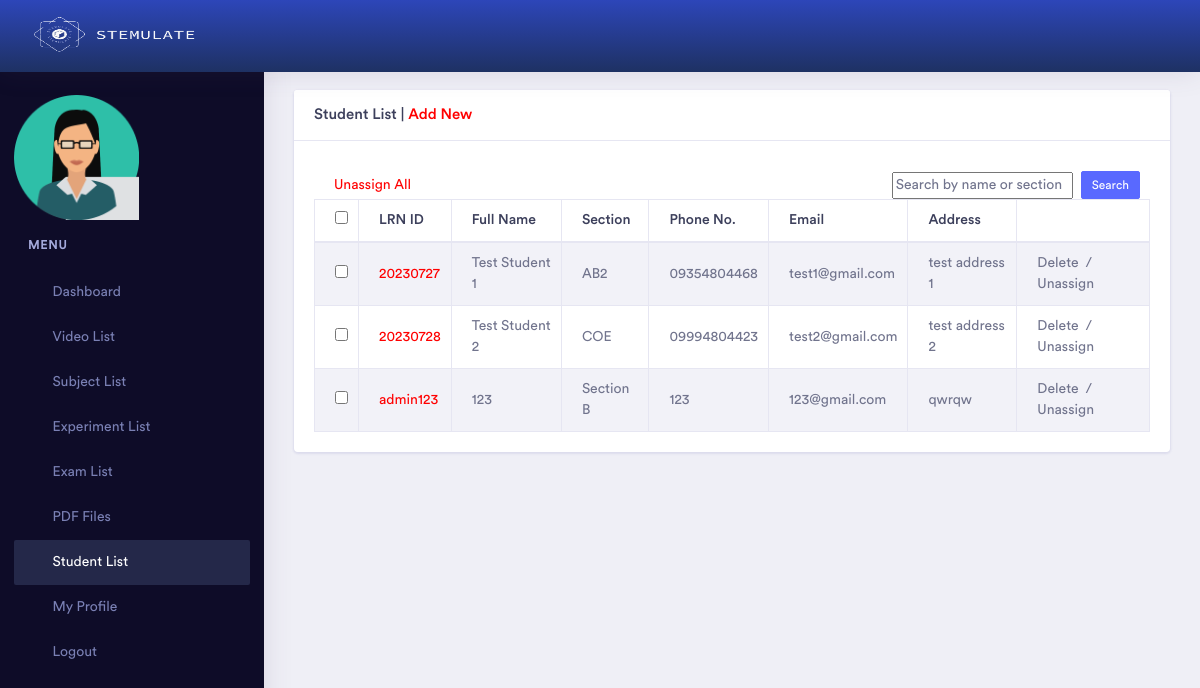
/admin/student_list.php (signed in), run on an earlier commit of the app's database.
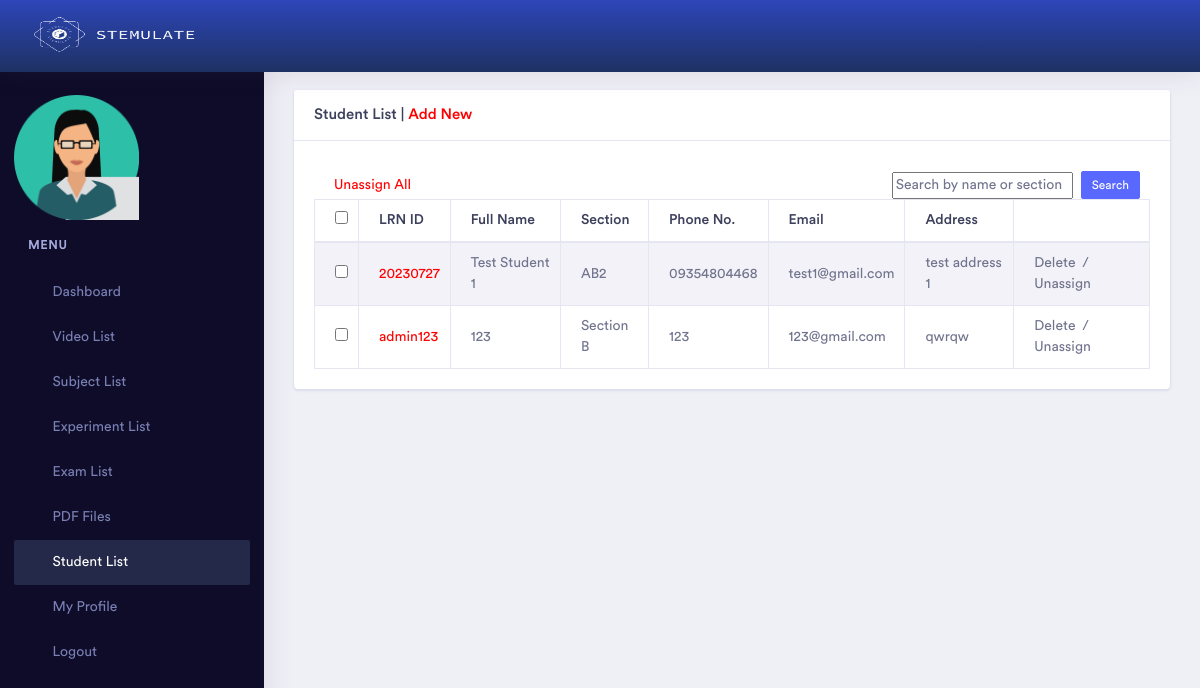
And on a later commit of the database.
### tables this page shows
CREATE TABLE `student` (
  `id` int(11) NOT NULL,
  `studentid` varchar(255) NOT NULL,
  `name` varchar(255) NOT NULL,
  `dept` varchar(255) NOT NULL,
  `phoneno` varchar(100) NOT NULL,
  `email` varchar(255) NOT NULL,
  `pass` varchar(255) NOT NULL,
  `address` varchar(255) NOT NULL,
  `status` int(11) NOT NULL,
  `designation` int(11) NOT NULL,
  `image` blob DEFAULT NULL,
  `conPerson` varchar(255) DEFAULT NULL,
  `conNumber` varchar(255) DEFAULT NULL,
  `conAddress` varchar(255) DEFAULT NULL
);

### admin/student_list.php (the view, shortened to what this page needs)
<?php
    if ($_SESSION['p'] != "") {
?>
<!doctype html>
<html lang="en">
<head>
    <?php include 'head.php'; ?>
</head>
<body>
    <div class="dashboard-main-wrapper">
         <div class="dashboard-header">
            <?php include 'header.php';  ?>
        </div>
       <div class="nav-left-sidebar sidebar-dark">
            <?php include 'left_menu.php'; ?>
        </div>
        <div class="dashboard-wrapper">
            <div class="container-fluid  dashboard-content">
                <div class="row">
                    <div class="col-xl-12 col-lg-12 col-md-12 col-sm-12 col-12">
                        <div class="card">
                            <h5 class="card-header">Student List | <a href="student_add.php" style="color:red;">Add New</a></h5>
                            <span style="padding-left:20px; padding-top:10px;">
                            </span>
                            <div class="card-body">
                                <div class="table-responsive">
                                        <div class="row">
                                            <div class="col-md-6 d-flex align-items-center">
                                                <a href="" style="color:red; padding-left:20px;" id="assignAllButton">Unassign All</a>
                                            </div>
                                            <div class="col-md-6 d-flex align-items-center justify-content-end" style="padding-right: 25px;">
                                                <input type="text" id="searchBox" placeholder="Search by name or section">
                                                <button id="searchButton" class="btn btn-primary btn-xs ml-2">Search</button>
                                            </div>
                                        </div>
                                    <table class="table table-striped table-bordered">
                                        <thead>
                                            <tr>
                                                <th><input type="checkbox" id="selectAll"></th>
                                                <th>LRN ID</th>
                                                <th>Full Name</th>
                                                <th>Section</th>
                                                <th>Phone No.</th>
                                                <th>Email</th>
                                                <th>Address</th>
                                                <th>&nbsp;</th>
                                            </tr>
                                        </thead>
                                        <tbody id="tableBody">
                                            <?php
                                                include 'db.php';
                                                $query = mysqli_query($link, "select * from student where status = '1' and designation  = '$_SESSION[id]' ");
                                                while($data = mysqli_fetch_array($query)) {
                                            ?>
                                            <tr>
                                            <td><input type="checkbox" class="checkBox" style="padding-left: 10px;" value="<?php echo $data['id']; ?>"></td>
                                                <td style="cursor:pointer; color:red;" onclick="redirectToStudentRecordPage(<?php echo $data['id']; ?>)"><?php echo $data['studentid']; ?></td>
                                                <td><?php echo $data['name']; ?></td>
                                                <td><?php echo $data['dept']; ?></td>
                                                <td><?php echo $data['phoneno']; ?></td>
                                                <td><?php echo $data['email']; ?></td>
                                                <td><?php echo $data['address']; ?></td>
                                                <td>
                                                    <a href="?id=<?php echo $data['id']; ?>" onclick="return confirm('Delete Confirm?');">Delete</a>
                                                    &nbsp;/&nbsp;
                                                    <a class="assignButton" href="#" data-studentid="<?php echo $data['id']; ?>" onclick="unassignStudent(this); return false;">Unassign</a>
                                                </td>
                                            </tr>
                                            <?php } ?>
                                        </tbody>
                                    </table>
                                </div>
                            </div>
                        </div>
                    </div>
                </div>
            </div>
        </div>
    </div>
</body>
</html>
<?php
} else {
    echo "<script>";
    echo "self.location='index.php?msg=<font color=red>Please Login First.</font>';";
    echo "</script>";
}
?>

What changed in the data, as far as the page shows it:
no longer on this page (row edited): student: studentid "20230728", name "Test Student 2", dept "COE", phoneno "09994804423", email "test2@gmail.com", address "test address 2"
